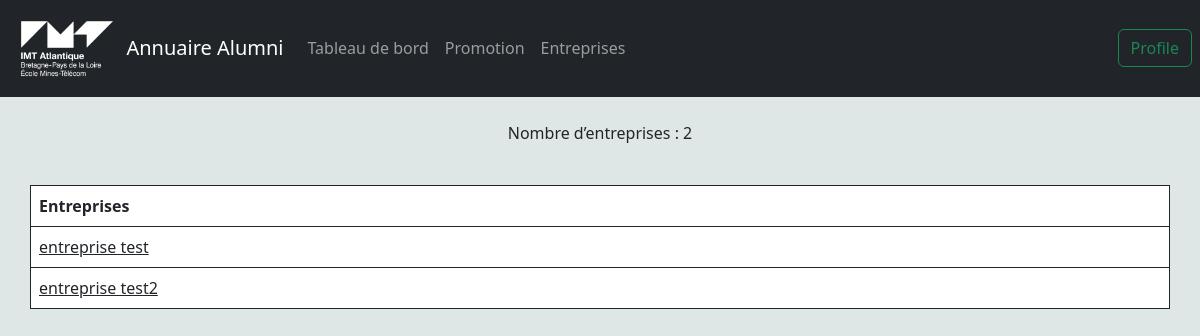
/entreprise test/entreprise, run on an earlier commit of the app's database.
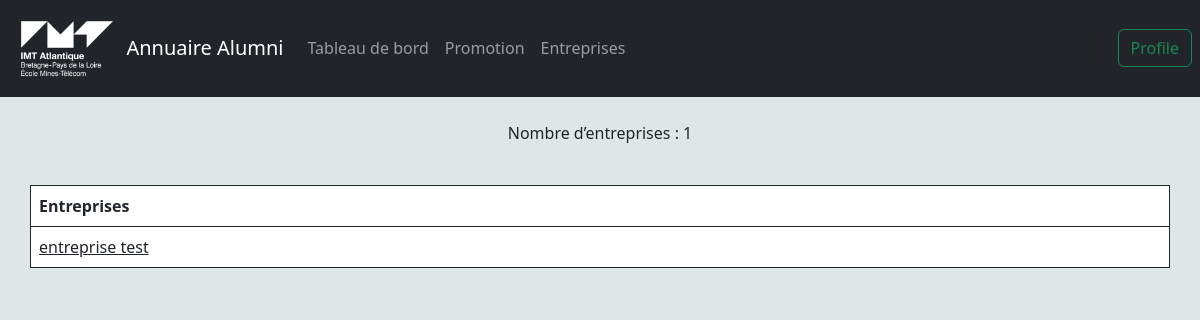
And on a later commit of the database.
### database/models.py (models this page shows)
class entreprise(db.Model):
    entreprise_id = db.Column(db.Integer, primary_key=True)
    name = db.Column(db.Text)

### app.py (the view)
@app.route("/<string:name>/entreprise",methods=["GET", "POST"])
def EntrepriseTab(name):
    Entreprise = entreprise.query.all()
    NbreEntreprise = len(entreprise.query.all())
    return render_template("entrepriseTab.html",Entreprise=Entreprise,name=name,id=1,NbreEntreprise=NbreEntreprise)

### templates/entrepriseTab.html (shortened to what this page needs)
<!DOCTYPE html>
<html lang="en">
<head>
    <link href="https://cdn.jsdelivr.net/npm/bootstrap@5.3.0-alpha1/dist/css/bootstrap.min.css"
      rel="stylesheet"
>
    {% import 'navBar.jinja2' as nav %}
</head>
<body style="background-color:#dee7e6;">
<header>
            {{ nav.renderNavBar(name,id) }}
</header>
<br>
            <p class="text-start text-center"> Nombre d’entreprises : {{ NbreEntreprise }}</p>
            <br>
<div class="container">
    <div class="row">
        <table class="table table-bordered border-dark col-10">
                        <thead>
                            <tr>
                                <th>Entreprises</th>
                            </tr>
                        </thead>
                        <tbody >
                            {% for entreprise in Entreprise %}
                            <tr>
                                <td ><a class="link-dark taf" href="{{ url_for("EntrepriseTabList",name=name,idEntreprise=entreprise.entreprise_id) }}">{{ entreprise.name }}</a></td >
                            </tr>
                            {% endfor %}
                        </tbody>
                    </table>
    </div>
</div>
</body>
</html>

### templates/navBar.jinja2 (shortened to what this page needs)
{% macro renderNavBar(name,id) %}
    <nav class="navbar navbar-expand-lg navbar-dark bg-dark" style ="padding-left: 8px; padding-right: 8px;">
                <img src="/static/image/IMT_Logo_fond_noir.png" width="10%" alt="">
                <a class="navbar-brand">Annuaire Alumni</a>
                <div class="collapse navbar-collapse" id="navbarNav">
                    <div class="navbar-nav">
                      <a class="nav-item nav-link text-center" href="{{url_for("tableaux",name=name)}}">Tableau de bord</a>
                      <a class="nav-item nav-link text-center" href="{{url_for("prom",name=name)}}">Promotion</a>
                      <a class="nav-item nav-link text-center" href="{{url_for("EntrepriseTab",name=name)}}">Entreprises</a>
                    </div>
                </div>
                {% if name != "Admin" %}
                <form class="collapse navbar-collapse justify-content-end text-center" id="navbarNav" action={{url_for("showClientInfo",name=name,id=id)}}>
                    <input class="btn btn-outline-success " type="submit" value = "Profile">
                {% else %}
                <form class="collapse navbar-collapse justify-content-end text-center" id="navbarNav" action={{url_for("adminTab",name=name)}}>
                    <input class="btn btn-outline-success " type="submit" value = "Fonctionnalités">
                </form>
                {% endif %}
            </nav>
{% endmacro %}

What changed in the data, as far as the page shows it:
removed entreprise: name "entreprise test2"
Also different on the page:
{{ NbreEntreprise }}: "2" → "1"
